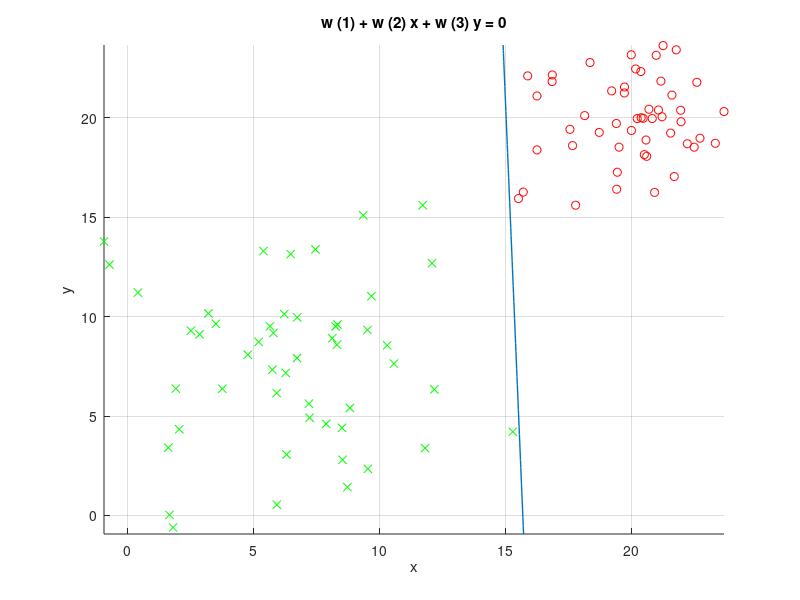

This chart was generated by the following MATLAB code:

function MyPerceptron()
    n = 100;
    d = 2;
    my_1 = 10;
    sigma_1 = 2;
    my_2 = 2;
    sigma_2 = 4;
    [data, target] = genData(n, d, my_1, sigma_1, my_2, sigma_2);
    [data_1, data_2] = separateData(data, target);    
    
    X = createHomogenData(data);
    t = target;
    maxIts = 10000;
    Gamma = 1;
    
    online = true;
    w_online = percTrain(X,t,maxIts, online, Gamma);
    
    online = false;
    w_batch = percTrain(X,t,maxIts, online, Gamma);
    
    % test perceptron
    x_20 = X(20,:);
    t_20_o = perc(w_online,x_20);
    t_20_b = perc(w_batch,x_20);
    t_20 = t(20);
    
    x_60 = X(60,:);
    t_60_o = perc(w_online,x_60);
    t_60_b = perc(w_batch,x_60);
    t_60 = t(60);
    
    displayData(data_1, data_2, w_online);
end

function [data, target] = genData(n, d, my_1, sigma_1, my_2, sigma_2)

    data = zeros(n,d);
    target = zeros(1,n);
    n_1 = uint32(n/2);
    for i_n1=1:n_1
        x_i1 = (randn(1,d)+my_1)*sigma_1;
        data(i_n1,:) = x_i1(:);
        target(1,i_n1)= int8(1);
    end
    
    for i_n2=(n_1+1):n
        x_i2 = (randn(1,d)+my_2)*sigma_2;
        data(i_n2,:) = x_i2(:);
        target(1,i_n2)= int8(-1);
    end

end

function [data_1, data_2] = separateData(data, target)
    % conditionally separate data depending on target
    
    [m,n] = size(data);
    
    %HACK
    data_1 = data(1:m/2,:);
    data_2 = data((m/2+1):m,:);
end

function displayData(data_1, data_2, w)

    hold on;
    
    grid
    plot(data_1(:,1),data_1(:,2),'ro', data_2(:,1),data_2(:,2),'gx');
    
    x_min = min(min(data_1(:,1)), min(data_2(:,1)));
    x_max = max(max(data_1(:,1)), max(data_2(:,1)));    
    if ~isnan(w)
        p1 = ezplot(@(x,y) w(1)+w(2)*x+w(3)*y,[x_min,x_max]);
        set (p1,'LineWidth',1);
    end
    
    hold off;   

end

function X = createHomogenData(data)
    [m,n] = size(data);
    
    X = [ones(m,1),data];
end

function w = percTrain(X,t,maxIts, online, Gamma)
   if online == true
       w = onlineLearn(X,t,maxIts, Gamma);
   else
       w = batchLearn(X,t,maxIts, Gamma);
   end
end

function w = onlineLearn(X,t,maxIts, Gamma)
    %online
    % 1. Initialize w, Gamma
    % 2. do
    % 3. for i = 1 to N
    % 4. if w.'*(x_i*t_i ) ? 0 (misclassified ith pattern)
    % 5. w ? w + Gamma*x_i*t_i
    % 6. end if
    % 7. end for
    % 8. until all patterns correctly classified

    %X = zeros(n,d);
    %t = zeros(1,n);
    [N,d] = size(X);
    w = ones(d,1); % column vector

    misclassfied = true;
    its = 0;
    while misclassfied == true && its <= maxIts
        misclassfied = false;
        for i = 1:N
            if w.'*(X(i,:).'*t(1,i)) <= 0 % (misclassified ith pattern)
                w = w + Gamma*X(i,:).'*t(1,i);
                misclassfied = true;
            end
        end
        its = its + 1;    
    end
end

function w = batchLearn(X,t,maxIts, Gamma)

    % batch
    % 1. Initialize w, Gamma
    % 2. do
    % 3. ?w ? 0
    % 4. for i = 1 to N
    % 5. if w.'*(x_i*t_i) ? 0 (misclassified ith pattern)
    % 6. ?w ? ?w + x_i*t_i
    % 7. end if
    % 8. end for
    % 9. w ? w + Gamma*?w
    % 10. until all patterns correctly classified
    
    %X = zeros(n,d);
    %t = zeros(1,n);
    [N,d] = size(X);
    w = ones(d,1); % column vector;

    misclassfied = true;
    its = 0;
    while misclassfied == true && its <= maxIts
        misclassfied = false;
        w_delta = zeros(d,1); % column vector
        for i = 1:N
            if w.'*(X(i,:).'*t(1,i)) <= 0 % (misclassified ith pattern)
                w_delta = w_delta + X(i,:).'*t(1,i);
                misclassfied = true;
            end
        end
        w = w + Gamma*w_delta;
        its = its + 1;    
    end

end

function t = perc(w,x)
    % x is a homogen column vector
    % signum function
    if x*w > 0
        t = 1;
    else
        t = -1;
    end

end
